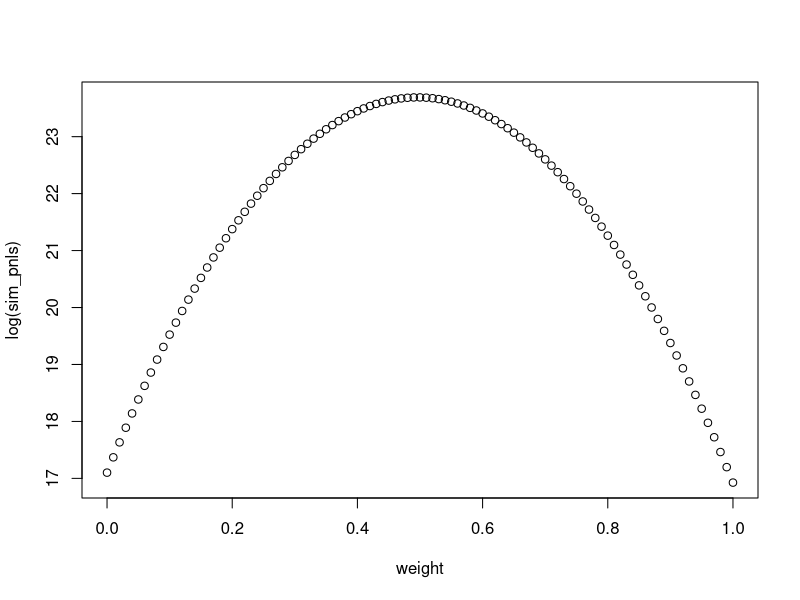
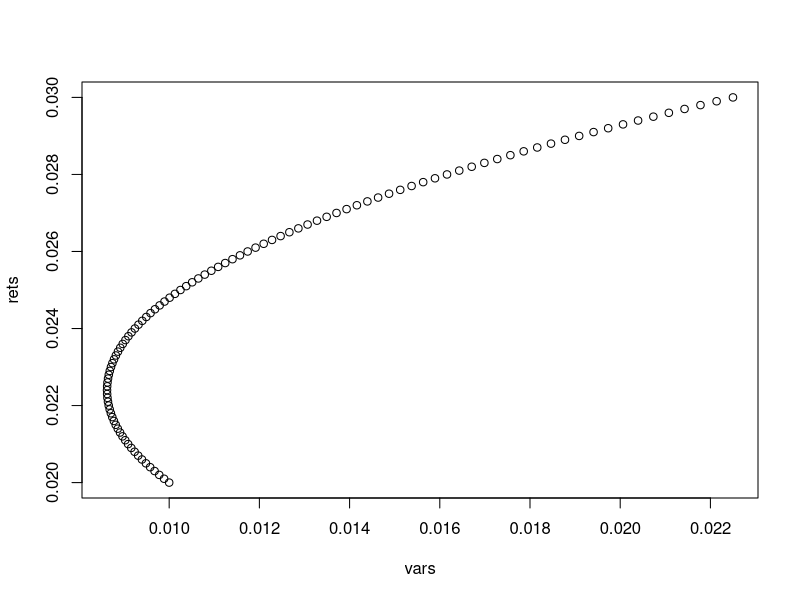

Write the R code that produced these figures, in order.
mu <- c(0.02, 0.03)
rho <- -0.8
sd1 <- 0.1
sd2 <- 0.15
cov12 <- rho * sd1 * sd2
sigma <- matrix(c(sd1 * sd1, cov12, cov12, sd2 * sd2), nrow = 2, ncol = 2)
n <- 10^3
sim_ret <- mvtnorm::rmvnorm(n = n, mean = mu, sigma = sigma)
weight <- 0:100L / 100.

sim_pnls <- numeric(length(weight)) # n period sim pnl
vars <- numeric(length(weight)) # one period
rets <- numeric(length(weight)) # one period
for (i in 1:length(weight)) {
    w1 <- weight[i]
    w2 <- 1. - w1
    linear_ret <- w1 * (sim_ret[, 1]) + w2 * (sim_ret[, 2])
    cumulative_return <- cumprod(1 + linear_ret)
    sim_pnls[i] <- tail(cumulative_return, 1)
    rets[i] <- sum(c(w1, w2) * mu)
    vars[i] <- w1 * sd1 * sd1 + w2 * sd2 * sd2 + 2 * w1 * w2 * rho * sd1 * sd2
}
plot(weight, log(sim_pnls))
plot(vars, rets)
